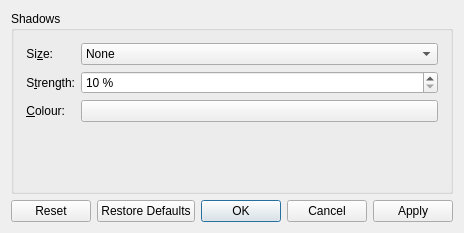
<?xml version="1.0" encoding="UTF-8"?>
<ui version="4.0">
 <class>ShadowStyle</class>
 <widget class="QDialog" name="ShadowStyle">
  <property name="geometry">
   <rect>
    <x>0</x>
    <y>0</y>
    <width>459</width>
    <height>233</height>
   </rect>
  </property>
  <property name="windowTitle">
   <string>Dialog</string>
  </property>
  <layout class="QVBoxLayout" name="verticalLayout">
   <item>
    <widget class="QGroupBox" name="groupBox_5">
     <property name="title">
      <string>Shadows</string>
     </property>
     <layout class="QFormLayout" name="formLayout_3">
      <property name="leftMargin">
       <number>12</number>
      </property>
      <property name="topMargin">
       <number>12</number>
      </property>
      <property name="rightMargin">
       <number>12</number>
      </property>
      <property name="bottomMargin">
       <number>12</number>
      </property>
      <item row="0" column="0">
       <widget class="QLabel" name="label">
        <property name="text">
         <string>Si&amp;ze:</string>
        </property>
        <property name="alignment">
         <set>Qt::AlignRight|Qt::AlignTrailing|Qt::AlignVCenter</set>
        </property>
        <property name="buddy">
         <cstring>shadowSize</cstring>
        </property>
       </widget>
      </item>
      <item row="0" column="1">
       <widget class="QComboBox" name="shadowSize">
        <item>
         <property name="text">
          <string>None</string>
         </property>
        </item>
        <item>
         <property name="text">
          <string>Small</string>
         </property>
        </item>
        <item>
         <property name="text">
          <string>Medium</string>
         </property>
        </item>
        <item>
         <property name="text">
          <string>Large</string>
         </property>
        </item>
        <item>
         <property name="text">
          <string>Very Large</string>
         </property>
        </item>
       </widget>
      </item>
      <item row="1" column="0">
       <widget class="QLabel" name="label_2">
        <property name="text">
         <string comment="strength of the shadow (from transparent to opaque)">S&amp;trength:</string>
        </property>
        <property name="alignment">
         <set>Qt::AlignRight|Qt::AlignTrailing|Qt::AlignVCenter</set>
        </property>
        <property name="buddy">
         <cstring>shadowStrength</cstring>
        </property>
       </widget>
      </item>
      <item row="1" column="1">
       <widget class="QSpinBox" name="shadowStrength">
        <property name="suffix">
         <string> %</string>
        </property>
        <property name="minimum">
         <number>10</number>
        </property>
        <property name="maximum">
         <number>100</number>
        </property>
       </widget>
      </item>
      <item row="2" column="0">
       <widget class="QLabel" name="label_5">
        <property name="text">
         <string>&amp;Colour:</string>
        </property>
        <property name="alignment">
         <set>Qt::AlignRight|Qt::AlignTrailing|Qt::AlignVCenter</set>
        </property>
        <property name="buddy">
         <cstring>shadowColor</cstring>
        </property>
       </widget>
      </item>
      <item row="2" column="1">
       <widget class="KColorButton" name="shadowColor"/>
      </item>
     </layout>
    </widget>
   </item>
   <item>
    <widget class="QDialogButtonBox" name="buttonBox">
     <property name="orientation">
      <enum>Qt::Horizontal</enum>
     </property>
     <property name="standardButtons">
      <set>QDialogButtonBox::Apply|QDialogButtonBox::Cancel|QDialogButtonBox::Ok|QDialogButtonBox::Reset|QDialogButtonBox::RestoreDefaults</set>
     </property>
    </widget>
   </item>
  </layout>
 </widget>
 <customwidgets>
  <customwidget>
   <class>KColorButton</class>
   <extends>QPushButton</extends>
   <header>kcolorbutton.h</header>
  </customwidget>
 </customwidgets>
 <resources>
  <include location="heliumdecoration_config.qrc"/>
 </resources>
 <connections>
  <connection>
   <sender>buttonBox</sender>
   <signal>accepted()</signal>
   <receiver>ShadowStyle</receiver>
   <slot>accept()</slot>
   <hints>
    <hint type="sourcelabel">
     <x>251</x>
     <y>204</y>
    </hint>
    <hint type="destinationlabel">
     <x>262</x>
     <y>191</y>
    </hint>
   </hints>
  </connection>
  <connection>
   <sender>buttonBox</sender>
   <signal>rejected()</signal>
   <receiver>ShadowStyle</receiver>
   <slot>reject()</slot>
   <hints>
    <hint type="sourcelabel">
     <x>385</x>
     <y>199</y>
    </hint>
    <hint type="destinationlabel">
     <x>376</x>
     <y>190</y>
    </hint>
   </hints>
  </connection>
 </connections>
</ui>
